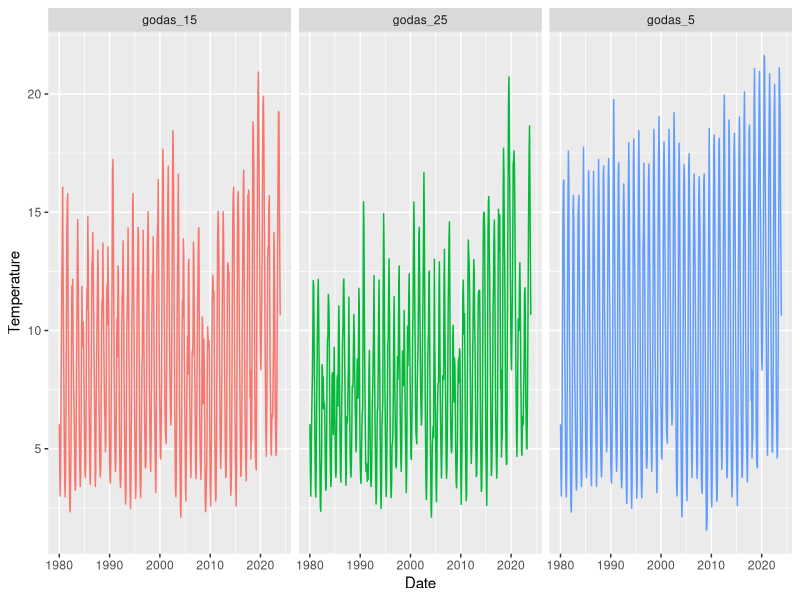
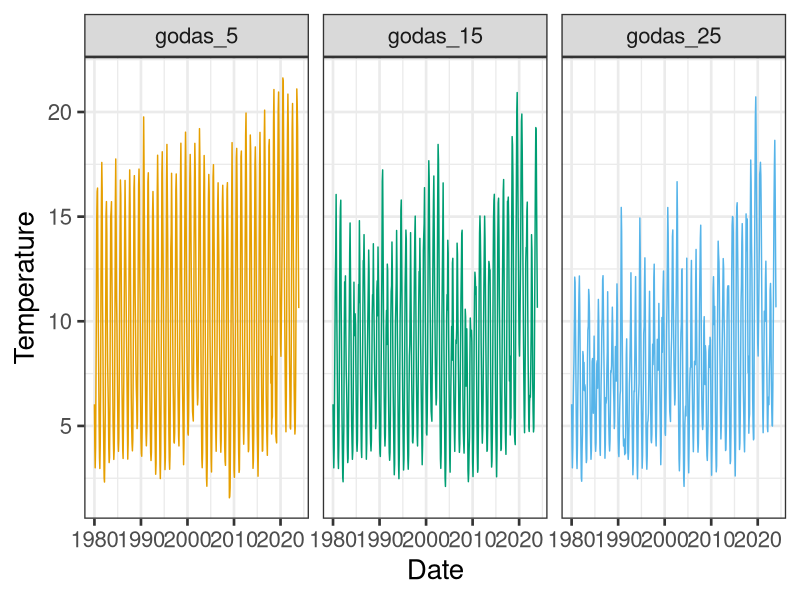
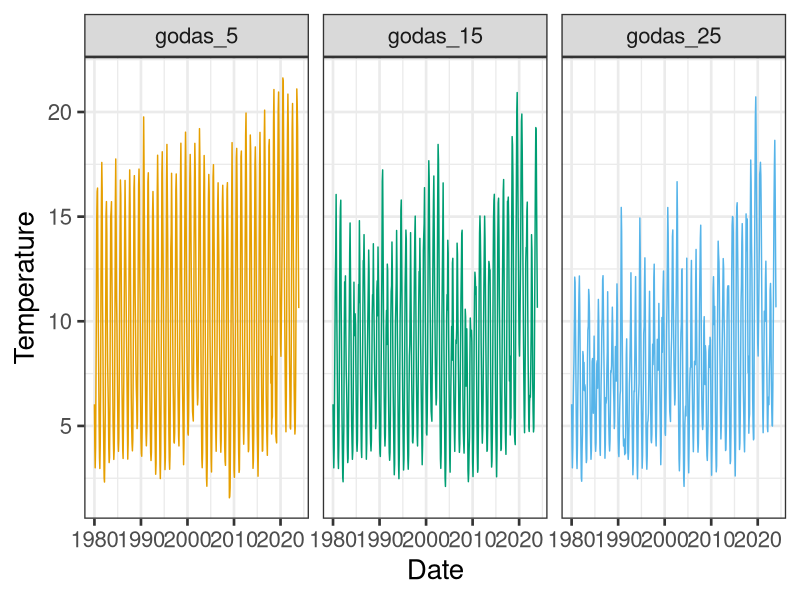

Write the R code that produced these figures, in order.
#Make a GODAS temp change over time plot
setwd(here::here())

library(tidyverse)

godas_monthly <- read_csv("Outputs/godas_allyears_5_15_25m.csv")

godas_monthly_long <- godas_monthly |>
  pivot_longer(cols = -c(Date, YY, MM), names_to = "Depth", values_to = "Temperature")

View(godas_monthly_long)

ggplot(godas_monthly_long, aes(x = Date, y = Temperature, color = Depth)) +
  geom_line(show.legend = FALSE)+
  facet_wrap(~Depth)

cbbPalette <- c("#E69F00", "#009E73", "#56B4E9")

ggplot(transform(godas_monthly_long,
                 Depth=factor(Depth,levels=c("godas_5","godas_15","godas_25"))),
       aes(x = Date, y = Temperature, color = Depth)) +
  scale_colour_manual(values=cbbPalette)+
  theme_bw(base_size = 20)+
  geom_line(show.legend = FALSE)+
  facet_wrap(~Depth)
ggsave("Figures/godas_all_years_plot.jpg")  
